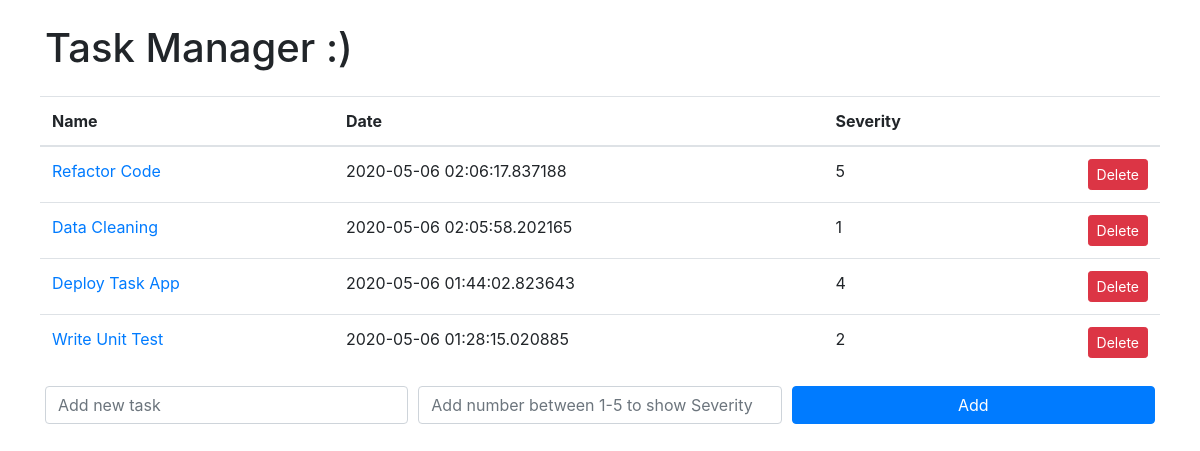
The page / on the database its author committed.
### taskmanager.py (models this page shows, shortened)
class Task(db.Model):
    id = db.Column('task_id', db.Integer, primary_key=True, autoincrement=True)
    name = db.Column(db.String(200), unique=True,
                     nullable=False)
    date = db.Column(db.DateTime, nullable=False, default=datetime.utcnow)
    severity = db.Column(db.Integer, default=0, nullable=False)

### taskmanager.py (the view)
@app.route('/', methods=['POST', 'GET'])
def todos():
    if request.method == 'POST':
      if not request.form['name']  or not request.form['severity']:
         flash('Please enter all the fields', 'error')
      else:
         task = Task(request.form['name'],
            request.form['severity'])
         db.session.add(task)
         db.session.commit()
         return redirect('/')
    else:
        tasks=Task.query.order_by(Task.date.desc()).all()
        return render_template("tasks.html", tasks=tasks)

### templates/tasks.html (shortened to what this page needs)
<!doctype html>
<html>
<head>
   <link rel="stylesheet" href="https://stackpath.bootstrapcdn.com/bootstrap/4.3.1/css/bootstrap.min.css"
>
</head>
<body>
   <div class="container">
      <h1 class="my-4">Task Manager :)</h1>
      <div class="form-row">
         {% if tasks|length < 1 %}
         <p>There is nothing to do for now.</p>
         {% else %}
            <table class="table">
               <thead>
                  <tr>
                  <tr>
                     <th> Name </th>
                     <th> Date </th>
                     <th> Severity</th>
                     <th></th>
                  </tr>
               </thead>
               <tbody>
                  {% for task in tasks %}
                  <tr>
                     <td><a href="">{{ task.name }}</a></td>
                  <td>{{ task.date }}</td>
                  <td>{{ task.severity }}</td>
                  <td class="text-right"><a class="btn btn-danger btn-sm"  href="/delete/{{ task.id }}" role="button">Delete</a></td>
                  </tr>
                  {% endfor %}
               </tbody>
               </table>
         {% endif %}
      </div>
      <div>
         <form action="/" method="POST">
            <div class="form-row">
               <div class="col-sm">
                  <input type="text" class="form-control" name="name" id="name" placeholder="Add new task">
               </div>
               <div class="col-sm ">
                  <input type="text"  class="form-control"  name="severity" id="severity" placeholder="Add number between 1-5 to show Severity">
                </div>
               <div class="col-sm">
                  <button type="submit" class="btn btn-primary btn-block">Add</button>
               </div>
            </div>
         </form>
      </div>
   </div>
</body>
</html>

### rows shown on the page
Task: name "Refactor Code", date "2020-05-06 02:06:17.837188", severity "5"
Task: name "Data Cleaning", date "2020-05-06 02:05:58.202165", severity "1"
Task: name "Deploy Task App", date "2020-05-06 01:44:02.823643", severity "4"
Task: name "Write Unit Test", date "2020-05-06 01:28:15.020885", severity "2"
